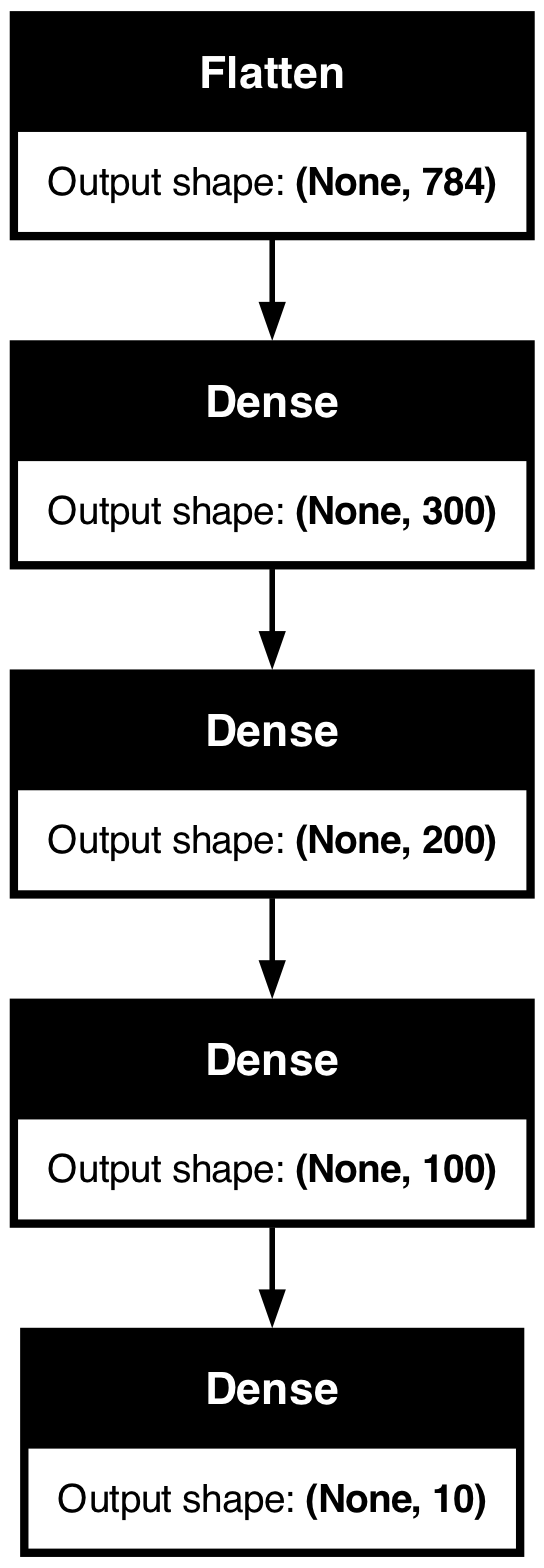

This figure's Python source:
"""Fetch preprocessed datasets and run thru keras DNN
"""

import os 
import keras 
import preprocess.preprocess_mnist
import sys 
import numpy as np 
import pandas as pd 
import matplotlib.pyplot as plt 

CURR_DIR = os.path.join(os.path.dirname(os.path.realpath(__file__))) 
SOFTMAX_ACTIVATION = "softmax"
RELU_ACTIVATION = "relu"
OPTIMIZER= "sgd"
MODEL_LOSS_= "sparse_categorical_crossentropy"
MODEL_METRICS = ["accuracy"]

rng = np.random.default_rng(seed=42)

pre_process_mnist = preprocess.preprocess_mnist.PreprocessMnist(load_tf_records=True)
(train_x, train_y), (test_x, test_y), (valid_x, valid_y) = pre_process_mnist.load_data()

length_percent_25_train = int(0.25 * len(train_x)) 
rand_indices = rng.integers(low =1, high=len(train_x), size=(length_percent_25_train))
adapt_values = train_x[rand_indices]

normalization = keras.layers.Normalization()
normalization.adapt(adapt_values)
normalized_train_x = normalization(train_x)

model = keras.models.Sequential(
            [
                keras.layers.Input(shape=[28,28]),
                keras.layers.Flatten(),
                keras.layers.Dense(300, activation=RELU_ACTIVATION),
                keras.layers.Dense(200, activation=RELU_ACTIVATION),
                keras.layers.Dense(100, activation=RELU_ACTIVATION),
                keras.layers.Dense(10, activation=SOFTMAX_ACTIVATION)
            ]
        )

keras.utils.plot_model(model, os.path.join(CURR_DIR, __file__ [:-3]+ '.png'), show_shapes=True)
model.compile(loss=MODEL_LOSS_, optimizer=OPTIMIZER, metrics=MODEL_METRICS)
history = model.fit(normalized_train_x, train_y, validation_data=(valid_x, valid_y), epochs=30)
print(model.summary())
model.evaluate(test_x, test_y)

pd.DataFrame(history.history).plot() 
plt.grid(True)
plt.gca().set_ylim(0,1)
